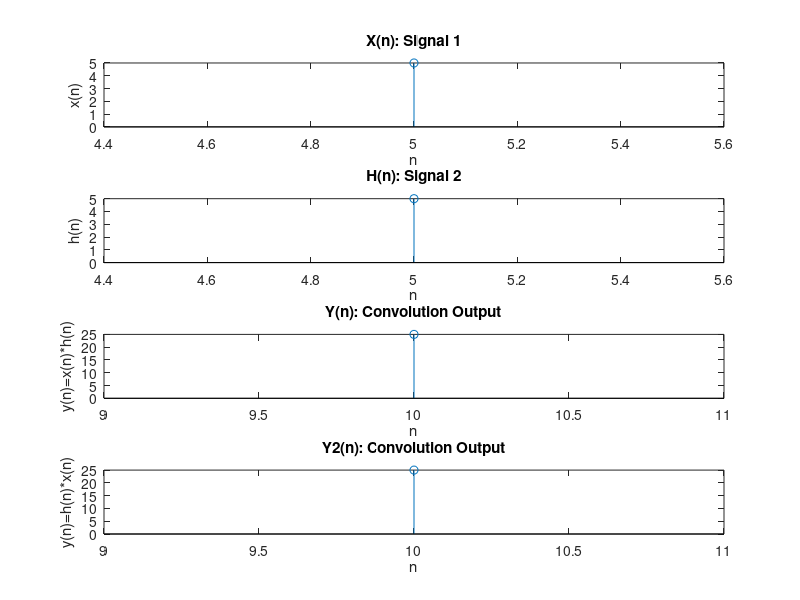

Write the MATLAB code that produced this figure.
% Program to check commutative property
% x(n): [ 1 2 3 4 5 6 7 8 9 10], starting position: -2
% y(n): [ 10 9 8 7 6 5 4 3 2 1], starting position: 5
% z(n): [ 2 6 8 10], starting position: 1
% a*b = b*a

xn=input('enter sequence of x(n) :');
xs=input('enter starting point of x(n) :');
xe=(xs + length(xn)-1);
nx=(xs:xe);
subplot(4,1,1);
stem(nx,xn);
title('X(n): Signal 1');
xlabel('n');
ylabel('x(n)');
hn=input('enter sequence of h(n) :');
hs=input('enter starting point of h(n) :');
he=(hs + length(hn)-1);
nh=(hs:he);
subplot(4,1,2);
stem(nh,hn);
title('H(n): Signal 2');
xlabel('n');
ylabel('h(n)');
yn=(conv(xn,hn))
ys=(xs+hs);
ye=(xe+he);
ny=(ys:ye);
subplot(4,1,3);
stem(ny,yn);
title('Y(n): Convolution Output');
xlabel('n');
ylabel('y(n)=x(n)*h(n)');
y2n=(conv(hn,xn))
y2s=(xs+hs);
y2e=(xe+he);
n2y=(ys:ye);
subplot(4,1,4);
stem(n2y,y2n);
title('Y2(n): Convolution Output');
xlabel('n');
ylabel('y(n)=h(n)*x(n)');
if(yn == y2n)
   fprintf("same");
else
   fprintf("not same");
end